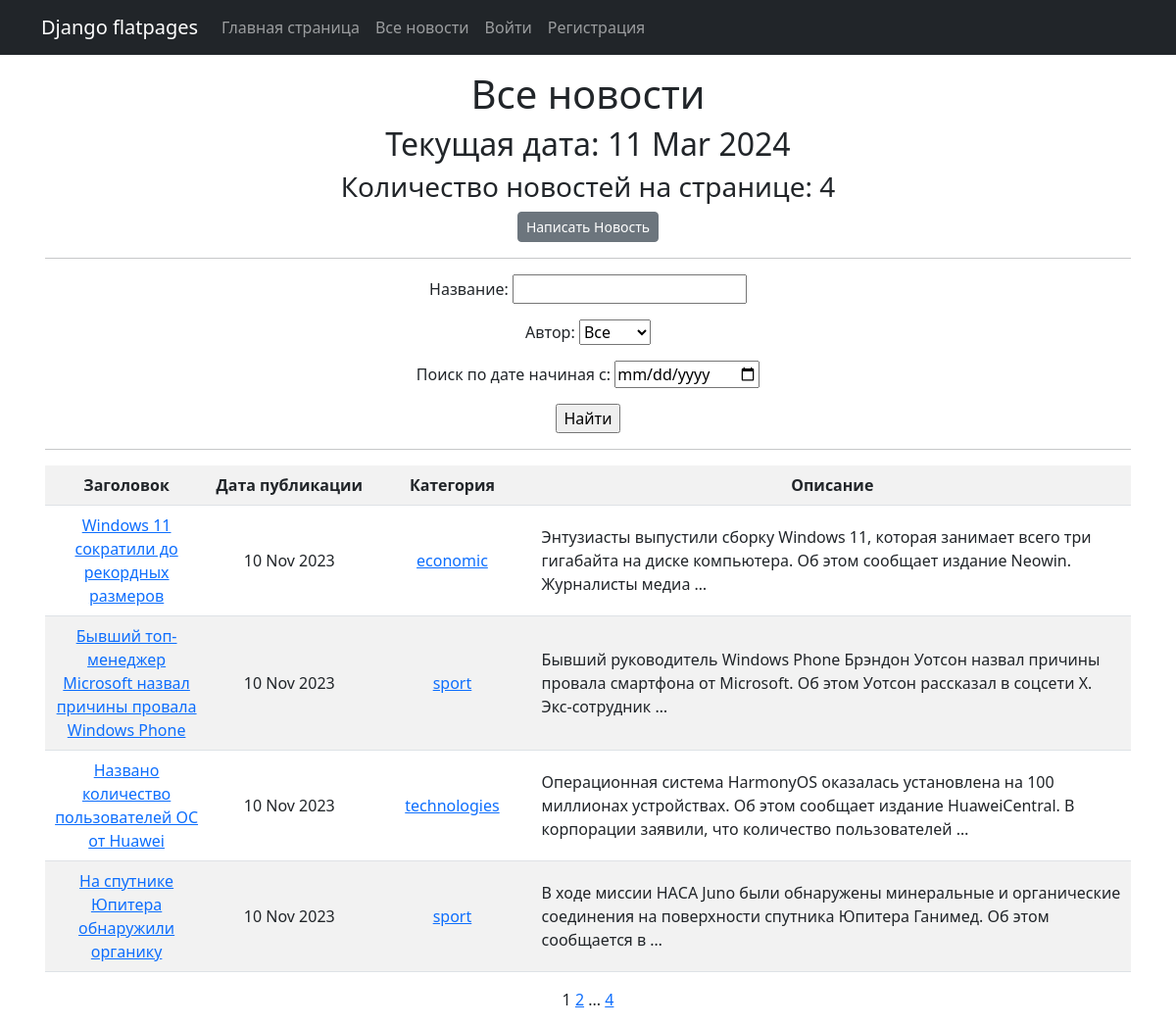
The page /all-posts/ on the database as committed earlier.
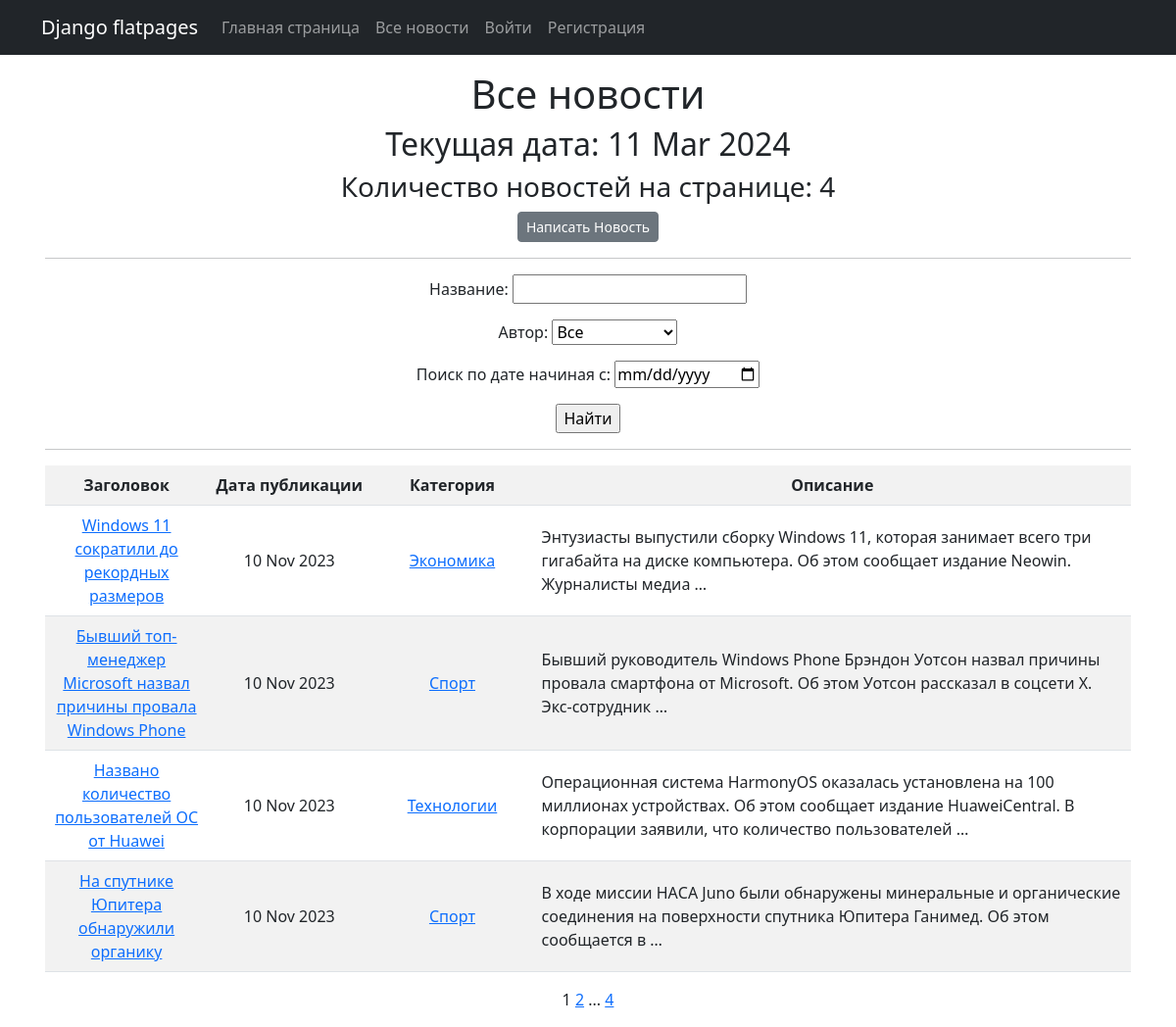
The same page on the database as committed later.
### news/models.py (models this page shows, shortened)
class Category(models.Model):
    category = models.CharField(max_length = 255, unique = True)
    subscribers = models.ManyToManyField(User, related_name='categories', blank=True)

### news/views.py (the view)
# urls.py: path('', NewsList.as_view(), name='news_list'),
class NewsList(ListView):
    model = Post
    ordering = '-time_in'
    template_name = 'news.html'
    context_object_name = 'news'
    paginate_by = 4  # вот так мы можем указать количество записей на странице
    def get_queryset(self):
        queryset = super().get_queryset()
        self.filterset = NewsFilter(self.request.GET, queryset)
        return self.filterset.qs
    def get_context_data(self, **kwargs):
        context = super().get_context_data(**kwargs)
        context['time_now'] = datetime.utcnow()
        context['filterset'] = self.filterset
        return context

### news/models.py (called while the page is built)
    def __str__(self):
        return self.user.username

### news/templatetags/custom_filters.py (called while the page is built)
@register.filter(name = "censor")
def currency(value):
   for word in censor_list:
      value = value.replace(word, '*' * len(word))
   return value

### news/templatetags/custom_tags.py (called while the page is built)
@register.simple_tag()
def current_time(format_string='%d %b %Y'):
   return datetime.utcnow().strftime(format_string)

@register.simple_tag(takes_context=True)
def url_replace(context, **kwargs):
   d = context['request'].GET.copy()
   for k, v in kwargs.items():
       d[k] = v
   return d.urlencode()

### templates/news.html (shortened to what this page needs)
{% extends 'flatpages/default.html' %}
{% load custom_filters %}
{% load custom_tags %}
{% block content %}
<h1>Все новости</h1>
<h2>Текущая дата: {% current_time '%d %b %Y' %}</h2>
<h3>Количество новостей на странице: {{ news|length }}</h3>
<a class="btn btn-secondary btn-sm" href="news/create/">Написать Новость</a>
<hr>
   <form action="" method="get">
       {{ filterset.form.as_p }}
       <input type="submit" value="Найти" />
   </form>
<hr>
   {% if news %}
       <table class="table table-striped" style="vertical-align: middle;">
           <tr>
               <th style="width:15%;">Заголовок</th>
               <th style="width:15%;">Дата публикации</th>
               <th style="width:15%;">Категория</th>
               <th>Описание</th>
           </tr>
           {% for new in news %}
           <tr>
               <td>
                   <a href="{% url 'news_detail' new.id %}">{{ new.title | censor }}</a>
               </td>
               <td>{{ new.time_in|date:'d M Y' }}</td>
               <td>{% for category in new.categories.all %}
                   <a href="{% url 'category_list' category.id %}"> {{ category.category }}</a>
                   {% endfor %}
               </td>
               <td style="text-align:left;">{{ new.text | truncatewords:20 | censor }}</td>
           </tr>
           {% endfor %}
       </table>
   {% else %}
       <h2>Новостей нет!</h2>
   {% endif %}
   {{ page_obj.number }}
   {% if page_obj.has_next %}
       <a href="?{% url_replace page=page_obj.next_page_number %}">{{ page_obj.next_page_number }}</a>
       {% if paginator.num_pages != page_obj.next_page_number %}
           ...
           <a href="?{% url_replace page=page_obj.paginator.num_pages %}">{{ page_obj.paginator.num_pages }}</a>
       {% endif %}
   {% endif %}
{% endblock content %}

Rows that differ between the two databases and show on the page:
changed Category: category "economic" → "Экономика"
changed Category: category "sport" → "Спорт"
changed Category: category "technologies" → "Технологии"
